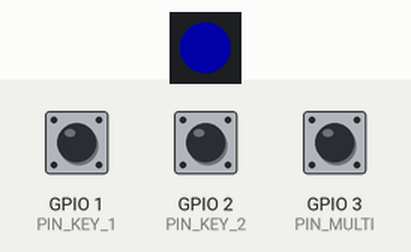
Recording of a sketch running on a simulated ESP32. Parts: 1 RGB LEDs in strip order, left to right. Inputs (shaded band) come from the test bench; at power-on: GPIO 3 (PIN_MULTI) HIGH, GPIO 1 (PIN_KEY_1) HIGH, GPIO 2 (PIN_KEY_2) HIGH. Dim RGB values are drawn brighter than linear; USB keyboard and mouse output is not drawn.

Above: at 1.2 s.
1.3 s: GPIO 3 (PIN_MULTI) pulled LOW for 0.15 s
At 3.2 s:
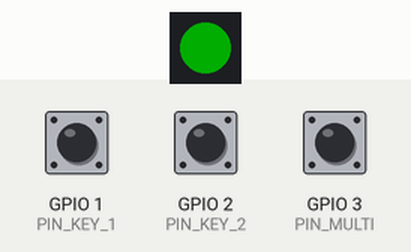
3.5 s: GPIO 3 (PIN_MULTI) pulled LOW for 1 s
At 6.3 s:
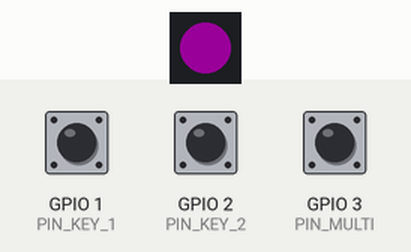
6.6 s: GPIO 3 (PIN_MULTI) pulled LOW for 0.15 s
At 8.5 s:
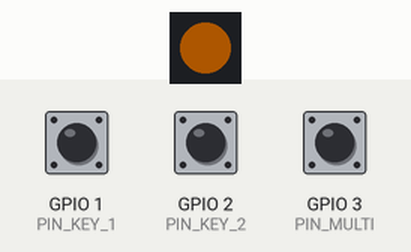
8.8 s: GPIO 3 (PIN_MULTI) pulled LOW for 3.2 s
At 12.07 s:
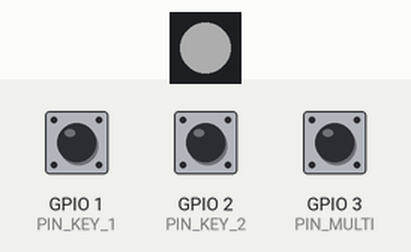
Timing chart, 0 to 15.0 s (numbered marks = the images above; inputs shaded):
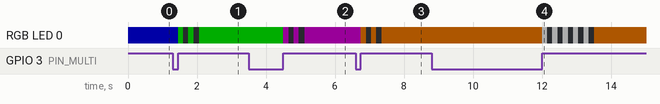

Measured:
- after the input at 1.3 s, RGB LED 0: alternates RGB(0, 50, 0) for 0.15 s and off for 0.16 s, 5 changes in all, then stays RGB(0, 50, 0), starting after 0.15 s
- after the input at 3.5 s, RGB LED 0: alternates RGB(25, 0, 25) for 0.15 s and off for 0.16 s, 5 changes in all, then stays RGB(25, 0, 25), starting after 1.0 s
- after the input at 6.6 s, RGB LED 0: alternates RGB(50, 25, 0) for 0.15 s and off for 0.16 s, 5 changes in all, then stays RGB(50, 25, 0), starting after 0.15 s
- after the input at 8.8 s, RGB LED 0: RGB(50, 25, 0) → RGB(50, 50, 50) after 3.2 s, then repeats every 0.30 s: off 0.15 s, RGB(50, 50, 50) 0.15 s, until it stays RGB(50, 25, 0) from 13.5 s

The sketch:

sketch_oct17a.ino
```cpp
#include <BleKeyboard.h>
#include <Adafruit_NeoPixel.h>

//Initialize BLE
BleKeyboard bleKeyboard("Page Turner", "Pendryx", 100);

//Define Pins
const int PIN_KEY_1 = D0; //Left
const int PIN_KEY_2 = D1; //Right
const int PIN_MULTI = D2; //Multi-purpose
const int PIN_NEOPIXEL = D10; //RGB LED

//Define Neopixel
Adafruit_NeoPixel strip(1, PIN_NEOPIXEL, NEO_GRB + NEO_KHZ800);

//Deine Keymaps
struct KeyProfile {
  const char* name;
  uint8_t key1;
  uint8_t key2;
  uint32_t ledColor;
};

KeyProfile profiles[] = {
  {"Left / Right Arrows", KEY_LEFT_ARROW, KEY_RIGHT_ARROW, strip.Color(0, 0, 255)},
  {"Up / Down Arrows", KEY_UP_ARROW, KEY_DOWN_ARROW, strip.Color(0, 255, 0)},
  {"Page Up / Down", KEY_PAGE_UP, KEY_PAGE_DOWN, strip.Color(128, 0, 128)},
  {"Space / Enter", 0x2C, KEY_RETURN, strip.Color(255, 128, 0)}
};
const int NUM_PROFILES = 4;
int currentProfile = 0;

//Timeout
const unsigned long SLEEP_TIMEOUT_MS = 5 * 60 * 1000; //5 min
unsigned long lastActivityTime = 0;
unsigned long multiButtonPressTime = 0;
bool multiButtonWasPressed = false;


void setup() {
  //Init Pins
  pinMode(PIN_KEY_1, INPUT_PULLUP);
  pinMode(PIN_KEY_2, INPUT_PULLUP);
  pinMode(PIN_MULTI, INPUT_PULLUP);

  //Init LED
  strip.begin();
  strip.setBrightness(40);
  strip.show();

  //Start BLE
  bleKeyboard.begin();

  //Config DS and Wake
  esp_sleep_enable_gpio_wakeup();
  gpio_wakeup_enable((gpio_num_t)PIN_KEY_1, GPIO_INTR_LOW_LEVEL);
  gpio_wakeup_enable((gpio_num_t)PIN_KEY_2, GPIO_INTR_LOW_LEVEL);
  gpio_wakeup_enable((gpio_num_t)PIN_MULTI, GPIO_INTR_LOW_LEVEL);

  lastActivityTime = millis();
}
void loop() {
  unsigned long currentMillis = millis();

  if (bleKeyboard.isConnected()) {
    //Show profile color
    strip.setPixelColor(0, profiles[currentProfile].ledColor);
    strip.show();

    //Page Turning
    if (digitalRead(PIN_KEY_1) == LOW) {
      delay(20);
      if (digitalRead(PIN_KEY_1) == LOW) {
        bleKeyboard.write(profiles[currentProfile].key1);
        lastActivityTime = currentMillis;
        while (digitalRead(PIN_KEY_1) == LOW); //Wait until released
      }
    }

    if (digitalRead(PIN_KEY_2) == LOW) {
      delay(20);
      if (digitalRead(PIN_KEY_1) == LOW) {
        bleKeyboard.write(profiles[currentProfile].key2);
        lastActivityTime = currentMillis;
        while (digitalRead(PIN_KEY_2) == LOW); //Wait until released
      }
    }

    if (digitalRead(PIN_MULTI) == LOW) {
      if (!multiButtonWasPressed) {
        multiButtonPressTime = currentMillis;
        multiButtonWasPressed = true;
      }
    } else {
      if (multiButtonWasPressed) {
        unsigned long pressDuration = currentMillis - multiButtonPressTime;
        lastActivityTime = currentMillis;

        if (pressDuration > 3000) { //Long press
        flashLED(strip.Color(255, 255, 255), 5, 150);
      } else if (pressDuration > 50) { //Short press
        currentProfile = (currentProfile + 1) % NUM_PROFILES;

        flashLED(profiles[currentProfile].ledColor, 2, 150);
      }
      multiButtonWasPressed = false;
      }
  }

  //DS Clock
  if (currentMillis - lastActivityTime > SLEEP_TIMEOUT_MS) {
    goToDeepSleep();
  }

} else {
  //Not Connected
  static unsigned long lastPulse = 0;
  static int pulseBrightness = 0;
  static int fadeDelta = 5;

  if (currentMillis - lastPulse > 30) {
    pulseBrightness += fadeDelta;
    if (pulseBrightness <= 0 || pulseBrightness >= 100) {
      fadeDelta = -fadeDelta;
    }
    strip.setBrightness(abs(pulseBrightness));
    strip.setPixelColor(0, strip.Color(0, 255, 255));
    strip.show();
    lastPulse = currentMillis;
  }
}

delay(10);
}

void flashLED(uint32_t color, int times, int delayMs) {
  strip.setBrightness(50);
  for (int i = 0; i < times; i++) {
    strip.setPixelColor(0, color);
    strip.show();
    delay(delayMs);
    strip.setPixelColor(0, 0);
    strip.show();
    delay(delayMs);
  }
}

void goToDeepSleep() {
  bleKeyboard.releaseAll();
  strip.setPixelColor(0, 0);
  strip.show();
  esp_deep_sleep_start();
}
```
